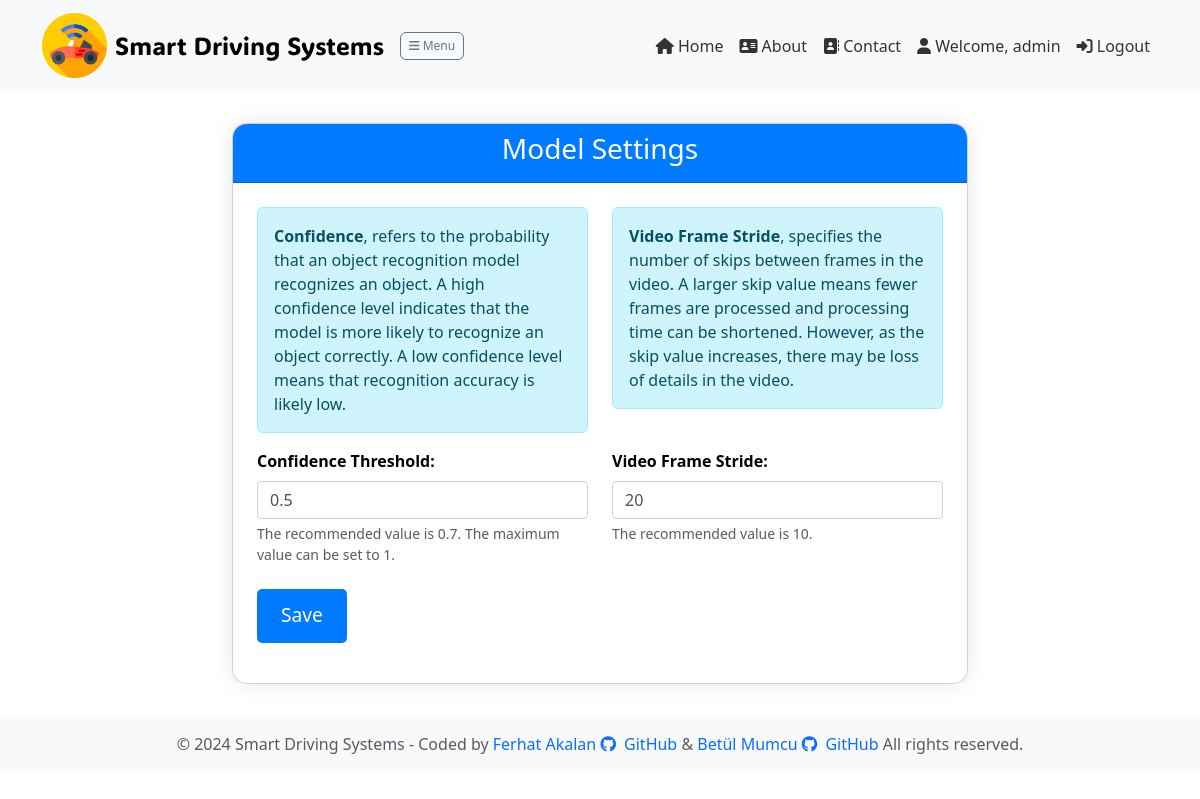
Page /account/settings/ (signed in) on the earlier database version.
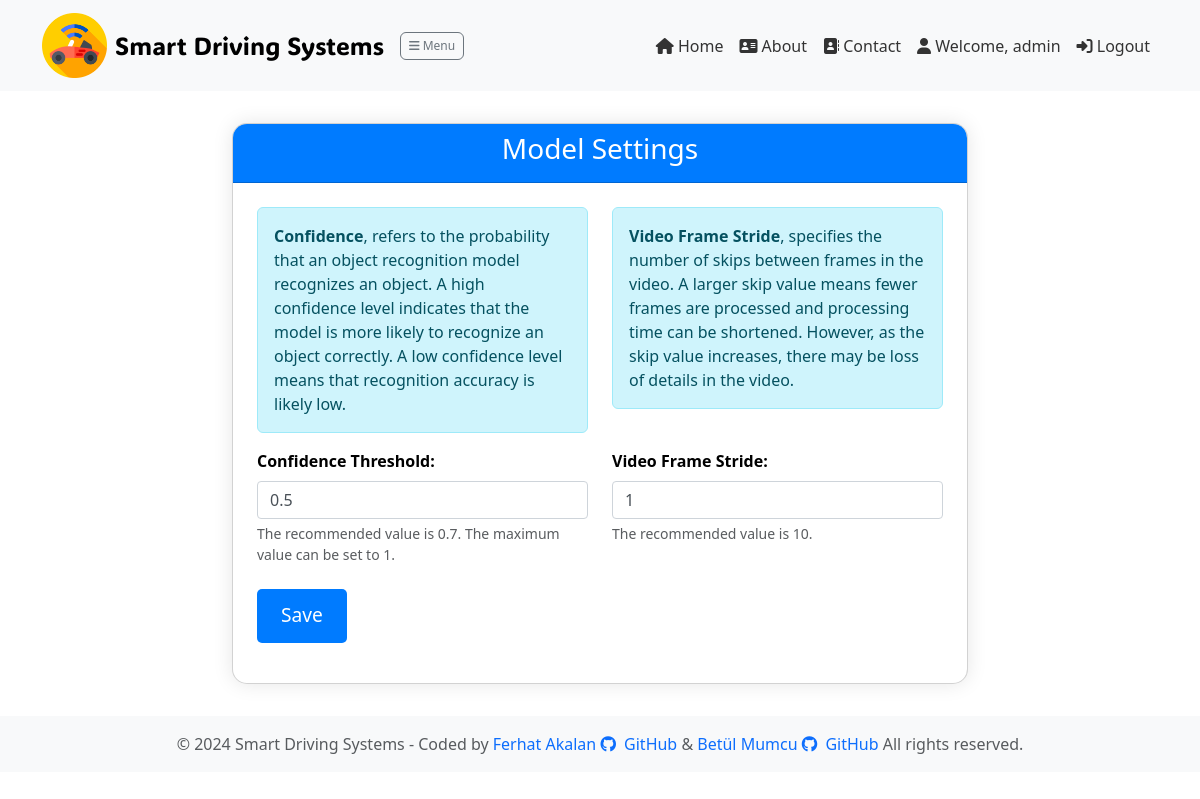
Same page on the later database version.
### account/models.py (models this page shows, shortened)
class UserSettings(models.Model):
    user = models.OneToOneField(User, on_delete=models.CASCADE)
    vid_stride = models.IntegerField(default=1)
    confidence = models.FloatField(default=0.5)

### account/views.py (the view)
# urls.py: path('settings/', views.settings, name='settings'),
@login_required
def settings(request):
    if request.method == 'POST':
        form = UserSettingsForm(request.POST, instance=request.user.usersettings)
        if form.is_valid():
            form.clean()
            form.save()
            return JsonResponse({'success': True})
        else:
            return JsonResponse({'success': False, 'errors': form.errors}, status=400)
    else:
        form = UserSettingsForm(instance=request.user.usersettings)
    return render(request, 'account/settings.html', {'form': form})

### account/forms.py (shortened to what this page needs)
class UserSettingsForm(forms.ModelForm):
    class Meta:
        model = UserSettings
        fields = ['vid_stride', 'confidence']

### account/templates/account/settings.html (shortened to what this page needs)
{% extends 'layout.html' %}
{% load static %}
{% block content %}
<head>
    <link href="{% static 'css/bootstrap.min.css' %}" rel="stylesheet">
</head>
<body>
    <div class="container mt-3">
        <div class="row justify-content-center">
            <div class="col-lg-8">
                <div class="card">
                    <div class="card-header">
                        <h3 class="card-title">Model Settings</h3>
                    </div>
                    <div class="card-body">
                        <form id="settings-form" method="POST" novalidate>
                            <div class="row">
                                <div class="col-md-6">
                                    <div class="alert alert-info" role="alert">
                                    <p class="card-text"><strong>Confidence</strong>, refers to the probability that an object recognition model recognizes an object. A high confidence level indicates that the model is more likely to recognize an object correctly. A low confidence level means that recognition accuracy is likely low.
                                    </div></div>
                                <div class="col-md-6">
                                    <div class="alert alert-info" role="alert">
                                    <p class="card-text"><strong>Video Frame Stride</strong>, specifies the number of skips between frames in the video. A larger skip value means fewer frames are processed and processing time can be shortened. However, as the skip value increases, there may be loss of details in the video.</p>
                                </div></div>
                            </div>
                            <div class="row">
                                <div class="col-md-6">
                                    <div class="form-group">
                                        <label for="confidence" class="form-label">Confidence Threshold:</label>
                                        <input type="number" id="confidence" name="confidence" class="form-control {% if form.errors.confidence %}is-invalid{% endif %}" min="0" max="1" step="0.01" value="{{ form.instance.confidence }}" required>
                                        <div class="form-text">The recommended value is 0.7. The maximum value can be set to 1.</div>
                                    </div>
                                </div>
                                <div class="col-md-6">
                                    <div class="form-group">
                                        <label for="vid-stride" class="form-label">Video Frame Stride:</label>
                                        <input type="number" id="vid_stride" name="vid_stride" class="form-control {% if form.errors.vid_stride %}is-invalid{% endif %}" value="{{ form.instance.vid_stride }}" required>
                                        <div class="form-text">The recommended value is 10. </div>
                                    </div>
                                </div>
                            </div>
                            <button type="submit" id="save-btn" class="btn btn-primary mb-3">Save</button>
                        </form>
                    </div>
                </div>
            </div>
        </div>
    </div>
</body>
</html>
{% endblock %}

### templates/layout.html (shortened to what this page needs)
{% load static %}
<!DOCTYPE html>
<html lang="en">
  <head>
    <link rel="stylesheet" href="https://cdnjs.cloudflare.com/ajax/libs/font-awesome/6.5.1/css/all.min.css"/>
    <link href="https://cdn.jsdelivr.net/npm/bootstrap@5.3.3/dist/css/bootstrap.min.css" rel="stylesheet"/>
  </head>
  <body>
    <header>
      {% include 'partials/_navbar.html' %}
    </header>
    <div class="container-fluid mt-3">
      <div class="row">
        <div id="content-col" class="col-md-12">
          <div class="content">
            {% block content %}{% endblock %}
    {% include 'partials/_footer.html' %}
  </body>
</html>

### templates/partials/_navbar.html (shortened to what this page needs)
{% load static %}
<link rel="stylesheet" type="text/css" href="{% static 'css/style.css' %}" />
<nav class="navbar navbar-expand-lg navbar-light bg-light">
  <div class="container">
    <a class="navbar-brand d-flex align-items-center" href="/">
      <img src="{% static 'img/logo.png' %}" alt="Logo" width="65" />
      <span class="ms-2" style="font-family: 'FasterOne'; font-size: 1.55rem"
        >Smart Driving Systems</span
      >
    </a>
    {% if user.is_authenticated %}<button id="toggle-sidebar-btn" style="padding: 0.25rem 0.5rem; font-size: 0.75rem;" class="btn btn-outline-secondary"><i class="fas fa-bars"></i> Menu</button>{% endif %}
    <div class="collapse navbar-collapse" id="navbarNav">
      <ul class="navbar-nav ms-auto">
        <li class="nav-item">
          <a class="nav-link" href="/"><i class="fas fa-home"></i> Home</a>
        </li>
        <li class="nav-item">
          <a class="nav-link" href="{% url 'about' %}"
            ><i class="fas fa-address-card"></i> About</a
          >
        </li>
        <li class="nav-item">
          <a class="nav-link" href="{%url 'contact'%}"
            ><i class="fas fa-address-book"></i> Contact</a
          >
        </li>
        {% if user.is_authenticated %}
        <li class="nav-item">
          <a class="nav-link" href="{% url 'user_profile' %}"
            ><i class="fa-solid fa-user"></i> Welcome, {{ user.username }}</a
          >
        </li>
        <li class="nav-item">
          <a class="nav-link" href="{% url 'user_logout' %}"
            ><i class="fas fa-sign-in-alt"></i> Logout</a
          >
        </li>
        {% endif %}
      </ul>
    </div>
  </div>
</nav>

### templates/partials/_footer.html
<footer class="footer py-3 bg-light">
  <div class="container text-center">
    <span class="text-muted">
      © {% now "Y" %} Smart Driving Systems - Coded by
      <a
        href="https://www.linkedin.com/in/ferhatakalan"
        target="_blank"
        rel="noopener noreferrer"
        class="text-decoration-none"
        >Ferhat Akalan</a
      >
      <a
        href="https://github.com/FerhatAkalan"
        target="_blank"
        rel="noopener noreferrer"
        class="text-decoration-none"
        ><i class="fab fa-github me-1"></i> GitHub</a
      >
      &
      <a
        href="https://www.linkedin.com/in/betulmumcu"
        target="_blank"
        rel="noopener noreferrer"
        class="text-decoration-none"
        >Betül Mumcu</a
      >
      <a
        href="https://github.com/betuullm"
        target="_blank"
        rel="noopener noreferrer"
        class="text-decoration-none"
        ><i class="fab fa-github me-1"></i> GitHub</a
      >
      All rights reserved.
    </span>
  </div>
</footer>

### static/css/style.css (style rules this page uses)
body { font-family: Arial, sans-serif; line-height: 1.6; background-color: #f9f9f9; color: #333; }

### templates/partials/_navbar.html (style rules this page uses)
.nav-link { color: #333 !important; }
#toggle-sidebar-btn { height: auto; font-size: 1rem; }

### account/templates/account/settings.html (style rules this page uses)
.card { animation: fadeInLeft 0.5s ease both; border-radius: 15px; box-shadow: 0 0 20px rgba(0, 0, 0, 0.1); transition: box-shadow 0.3s ease; overflow: hidden; margin-bottom: 2rem; }
.card-header { text-align: center; background-color: #007bff; color: white; border-radius: 15px 15px 0 0; }
.card-body { padding: 1.5rem; }
.form-group { margin-bottom: 1.5rem; }
.form-label { font-weight: bold; color: #000; }
.form-control { width: 100%; padding: 0.375rem 0.75rem; font-size: 1rem; line-height: 1.5; color: #495057; background-color: #fff; background-clip: padding-box; border: 1px solid #ced4da; border-radius: 0.25rem; transition: border-color 0.15s ease-in-out, box-shadow 0.15s ease-in-out; }
.btn-primary { background-color: #007bff; border: none; border-radius: 5px; padding: 0.8rem 1.5rem; font-size: 1.2rem; transition: background-color 0.3s ease; }

Differences in the rows shown:
changed UserSettings: vid_stride "20" → "1"
